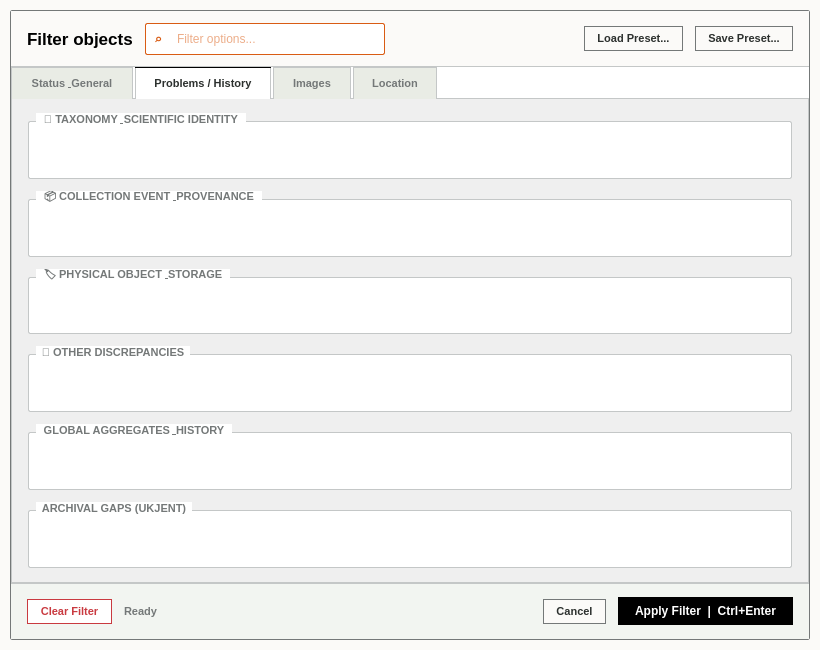
<?xml version="1.0" encoding="UTF-8"?>
<ui version="4.0">
 <class>FilterDialog</class>
 <widget class="QDialog" name="FilterDialog">
  <property name="geometry">
   <rect>
    <x>0</x>
    <y>0</y>
    <width>820</width>
    <height>650</height>
   </rect>
  </property>
  <property name="minimumSize">
   <size>
    <width>720</width>
    <height>540</height>
   </size>
  </property>
  <property name="windowTitle">
   <string>Filter objects</string>
  </property>
  <property name="styleSheet">
   <string notr="true">/* =========================================
   Arbor Filter Dialog Design System Stylesheet
   ========================================= */

QDialog#FilterDialog {
    background-color: #fbfaf8;
    color: #2c302e;
    font-family: 'Segoe UI', 'Inter', -apple-system, sans-serif;
}

QFrame#card_frame {
    background-color: #ffffff;
    border: 1px solid #747878;
    border-radius: 2px;
}

QFrame#header_frame {
    background-color: #fbfaf8;
    border-bottom: 1px solid #c4c7c7;
}

QFrame#footer_frame {
    background-color: #f2f5f1;
    border-top: 1px solid #c4c7c7;
}

QFrame#frame_search {
    background-color: #ffffff;
    border: 1px solid #d95c14;
    border-radius: 2px;
}

QLineEdit#input_filter_search {
    background-color: transparent;
    border: none;
    color: #d95c14;
    font-family: 'Segoe UI', 'Inter', -apple-system, sans-serif;
    font-size: 12px;
}

QLineEdit {
    background-color: #ffffff;
    color: #2c302e;
    border: 1px solid #747878;
    border-radius: 0px;
    padding: 5px 8px;
    font-family: 'Segoe UI', 'Inter', -apple-system, sans-serif;
    font-size: 12px;
}

QLineEdit:focus {
    border: 1px solid #000000;
}

QPushButton {
    background-color: #fbfaf8;
    color: #2c302e;
    border: 1px solid #747878;
    border-radius: 0px;
    padding: 5px 12px;
    font-family: 'Courier New', 'JetBrains Mono', monospace;
    font-size: 11px;
    font-weight: bold;
}

QPushButton:hover {
    background-color: #e9ece5;
}

QPushButton:pressed {
    background-color: #e9ece5;
}

QPushButton#btn_clear_filter {
    background-color: #ffffff;
    border: 1px solid #c93a40;
    color: #c93a40;
}

QPushButton#btn_clear_filter:hover {
    background-color: #e9ece5;
}

QPushButton#btn_apply_filter {
    background-color: #000000;
    border: 1px solid #000000;
    color: #ffffff;
    font-family: 'Segoe UI', 'Inter', -apple-system, sans-serif;
    font-size: 12px;
    font-weight: bold;
    padding: 6px 16px;
}

QPushButton#btn_apply_filter:hover {
    background-color: #2c302e;
}

QTabWidget::pane {
    border: 1px solid #c4c7c7;
    background-color: #ffffff;
    top: -1px;
}

QTabBar::tab {
    background: #e9ece5;
    color: #747878;
    padding: 8px 18px;
    border: 1px solid #c4c7c7;
    border-bottom: none;
    font-family: 'Courier New', 'JetBrains Mono', monospace;
    font-size: 11px;
    font-weight: bold;
    margin-right: 2px;
}

QTabBar::tab:selected {
    background: #ffffff;
    color: #2c302e;
    border-top: 1px solid #000000;
    border-bottom: 1px solid #ffffff;
}

QTabBar::tab:hover:!selected {
    background: #f2f5f1;
}

QGroupBox {
    font-family: 'Courier New', 'JetBrains Mono', monospace;
    font-size: 11px;
    font-weight: bold;
    color: #747878;
    border: 1px solid #c4c7c7;
    margin-top: 8px;
    padding-top: 14px;
    background-color: #ffffff;
    border-radius: 2px;
}

QGroupBox::title {
    subcontrol-origin: margin;
    subcontrol-position: top left;
    left: 8px;
    padding: 0 4px;
    background-color: #ffffff;
}

QScrollArea {
    border: none;
    background-color: transparent;
}

QScrollBar:vertical {
    border: none;
    background: #fbfaf8;
    width: 8px;
    margin: 0px;
}

QScrollBar::handle:vertical {
    background: #c4c7c7;
    min-height: 20px;
    border-radius: 2px;
}

QScrollBar::handle:vertical:hover {
    background: #747878;
}

QScrollBar::add-line:vertical, QScrollBar::sub-line:vertical {
    height: 0px;
}

QRadioButton {
    font-family: 'Courier New', 'JetBrains Mono', monospace;
    font-size: 11px;
    font-weight: bold;
    color: #2c302e;
    spacing: 6px;
}
</string>
  </property>
  <layout class="QVBoxLayout" name="root_layout">
   <property name="spacing">
    <number>0</number>
   </property>
   <property name="leftMargin">
    <number>10</number>
   </property>
   <property name="topMargin">
    <number>10</number>
   </property>
   <property name="rightMargin">
    <number>10</number>
   </property>
   <property name="bottomMargin">
    <number>10</number>
   </property>
   <item>
    <widget class="QFrame" name="card_frame">
     <property name="frameShape">
      <enum>QFrame::Shape::StyledPanel</enum>
     </property>
     <property name="frameShadow">
      <enum>QFrame::Shadow::Raised</enum>
     </property>
     <layout class="QVBoxLayout" name="card_layout">
      <property name="spacing">
       <number>0</number>
      </property>
      <property name="leftMargin">
       <number>0</number>
      </property>
      <property name="topMargin">
       <number>0</number>
      </property>
      <property name="rightMargin">
       <number>0</number>
      </property>
      <property name="bottomMargin">
       <number>0</number>
      </property>
      <item>
       <widget class="QFrame" name="header_frame">
        <property name="minimumSize">
         <size>
          <width>0</width>
          <height>56</height>
         </size>
        </property>
        <property name="maximumSize">
         <size>
          <width>16777215</width>
          <height>56</height>
         </size>
        </property>
        <property name="frameShape">
         <enum>QFrame::Shape::NoFrame</enum>
        </property>
        <layout class="QHBoxLayout" name="header_layout">
         <property name="spacing">
          <number>12</number>
         </property>
         <property name="leftMargin">
          <number>16</number>
         </property>
         <property name="topMargin">
          <number>8</number>
         </property>
         <property name="rightMargin">
          <number>16</number>
         </property>
         <property name="bottomMargin">
          <number>8</number>
         </property>
         <item>
          <widget class="QLabel" name="lbl_title">
           <property name="font">
            <font>
             <family>Segoe UI</family>
             <pointsize>13</pointsize>
             <bold>true</bold>
            </font>
           </property>
           <property name="text">
            <string>Filter objects</string>
           </property>
          </widget>
         </item>
         <item>
          <widget class="QFrame" name="frame_search">
           <property name="minimumSize">
            <size>
             <width>240</width>
             <height>32</height>
            </size>
           </property>
           <property name="maximumSize">
            <size>
             <width>320</width>
             <height>32</height>
            </size>
           </property>
           <layout class="QHBoxLayout" name="layout_search">
            <property name="spacing">
             <number>4</number>
            </property>
            <property name="leftMargin">
             <number>8</number>
            </property>
            <property name="topMargin">
             <number>0</number>
            </property>
            <property name="rightMargin">
             <number>8</number>
            </property>
            <property name="bottomMargin">
             <number>0</number>
            </property>
            <item>
             <widget class="QLabel" name="lbl_search_icon">
              <property name="styleSheet">
               <string notr="true">color: #d95c14; font-size: 14px; font-weight: bold;</string>
              </property>
              <property name="text">
               <string>⌕</string>
              </property>
             </widget>
            </item>
            <item>
             <widget class="QLineEdit" name="input_filter_search">
              <property name="placeholderText">
               <string>Filter options...</string>
              </property>
              <property name="clearButtonEnabled">
               <bool>true</bool>
              </property>
             </widget>
            </item>
           </layout>
          </widget>
         </item>
         <item>
          <spacer name="spacer_header">
           <property name="orientation">
            <enum>Qt::Orientation::Horizontal</enum>
           </property>
           <property name="sizeHint" stdset="0">
            <size>
             <width>40</width>
             <height>20</height>
            </size>
           </property>
          </spacer>
         </item>
         <item>
          <widget class="QPushButton" name="btn_load_preset">
           <property name="cursor">
            <cursorShape>PointingHandCursor</cursorShape>
           </property>
           <property name="text">
            <string>Load Preset...</string>
           </property>
          </widget>
         </item>
         <item>
          <widget class="QPushButton" name="btn_save_preset">
           <property name="cursor">
            <cursorShape>PointingHandCursor</cursorShape>
           </property>
           <property name="text">
            <string>Save Preset...</string>
           </property>
          </widget>
         </item>
        </layout>
       </widget>
      </item>
      <item>
       <widget class="QTabWidget" name="tabs_filter">
        <property name="currentIndex">
         <number>1</number>
        </property>
        <widget class="QWidget" name="tab_status">
         <attribute name="title">
          <string>Status &amp; General</string>
         </attribute>
         <layout class="QVBoxLayout" name="layout_tab_status">
          <property name="spacing">
           <number>12</number>
          </property>
          <property name="leftMargin">
           <number>16</number>
          </property>
          <property name="topMargin">
           <number>14</number>
          </property>
          <property name="rightMargin">
           <number>16</number>
          </property>
          <property name="bottomMargin">
           <number>14</number>
          </property>
          <item>
           <widget class="QFrame" name="frame_mode">
            <property name="styleSheet">
             <string notr="true">background-color: #f2f5f1; border: 1px solid #c4c7c7; border-radius: 2px;</string>
            </property>
            <layout class="QHBoxLayout" name="layout_mode">
             <property name="spacing">
              <number>16</number>
             </property>
             <property name="leftMargin">
              <number>12</number>
             </property>
             <property name="topMargin">
              <number>6</number>
             </property>
             <property name="rightMargin">
              <number>12</number>
             </property>
             <property name="bottomMargin">
              <number>6</number>
             </property>
             <item>
              <widget class="QLabel" name="lbl_mode_title">
               <property name="styleSheet">
                <string notr="true">font-family: 'Courier New', 'JetBrains Mono', monospace; font-size: 11px; font-weight: bold; color: #747878; border: none;</string>
               </property>
               <property name="text">
                <string>LOGIC MODE:</string>
               </property>
              </widget>
             </item>
             <item>
              <widget class="QRadioButton" name="radio_mode_and">
               <property name="cursor">
                <cursorShape>PointingHandCursor</cursorShape>
               </property>
               <property name="styleSheet">
                <string notr="true">border: none;</string>
               </property>
               <property name="text">
                <string>Match All (AND)</string>
               </property>
               <property name="checked">
                <bool>true</bool>
               </property>
              </widget>
             </item>
             <item>
              <widget class="QRadioButton" name="radio_mode_or">
               <property name="cursor">
                <cursorShape>PointingHandCursor</cursorShape>
               </property>
               <property name="styleSheet">
                <string notr="true">border: none;</string>
               </property>
               <property name="text">
                <string>Match Any (OR)</string>
               </property>
              </widget>
             </item>
             <item>
              <spacer name="spacer_mode">
               <property name="orientation">
                <enum>Qt::Orientation::Horizontal</enum>
               </property>
               <property name="sizeHint" stdset="0">
                <size>
                 <width>40</width>
                 <height>20</height>
                </size>
               </property>
              </spacer>
             </item>
            </layout>
           </widget>
          </item>
          <item>
           <layout class="QHBoxLayout" name="layout_status_cols">
            <property name="spacing">
             <number>16</number>
            </property>
            <item>
             <widget class="QGroupBox" name="group_processing_status">
              <property name="title">
               <string>PROCESSING STATUS</string>
              </property>
              <layout class="QVBoxLayout" name="layout_processing_status">
               <property name="spacing">
                <number>4</number>
               </property>
               <property name="leftMargin">
                <number>12</number>
               </property>
               <property name="topMargin">
                <number>12</number>
               </property>
               <property name="rightMargin">
                <number>12</number>
               </property>
               <property name="bottomMargin">
                <number>12</number>
               </property>
              </layout>
             </widget>
            </item>
            <item>
             <layout class="QVBoxLayout" name="layout_status_right">
              <property name="spacing">
               <number>12</number>
              </property>
              <item>
               <widget class="QGroupBox" name="group_metadata_presence">
                <property name="title">
                 <string>METADATA PRESENCE</string>
                </property>
                <layout class="QVBoxLayout" name="layout_metadata_presence">
                 <property name="spacing">
                  <number>4</number>
                 </property>
                 <property name="leftMargin">
                  <number>12</number>
                 </property>
                 <property name="topMargin">
                  <number>12</number>
                 </property>
                 <property name="rightMargin">
                  <number>12</number>
                 </property>
                 <property name="bottomMargin">
                  <number>12</number>
                 </property>
                </layout>
               </widget>
              </item>
              <item>
               <widget class="QGroupBox" name="group_old_taxonomy">
                <property name="title">
                 <string>TAXONOMY AUDIT LOG SEARCH</string>
                </property>
                <layout class="QVBoxLayout" name="layout_old_taxonomy">
                 <property name="spacing">
                  <number>8</number>
                 </property>
                 <property name="leftMargin">
                  <number>12</number>
                 </property>
                 <property name="topMargin">
                  <number>12</number>
                 </property>
                 <property name="rightMargin">
                  <number>12</number>
                 </property>
                 <property name="bottomMargin">
                  <number>12</number>
                 </property>
                 <item>
                  <widget class="QLineEdit" name="input_old_taxonomy">
                   <property name="placeholderText">
                    <string>Search previous taxon edits in log...</string>
                   </property>
                  </widget>
                 </item>
                </layout>
               </widget>
              </item>
              <item>
               <spacer name="spacer_status_right">
                <property name="orientation">
                 <enum>Qt::Orientation::Vertical</enum>
                </property>
                <property name="sizeHint" stdset="0">
                 <size>
                  <width>20</width>
                  <height>40</height>
                 </size>
                </property>
               </spacer>
              </item>
             </layout>
            </item>
           </layout>
          </item>
         </layout>
        </widget>
        <widget class="QWidget" name="tab_problems">
         <attribute name="title">
          <string>Problems / History</string>
         </attribute>
         <layout class="QVBoxLayout" name="layout_tab_problems">
          <property name="spacing">
           <number>0</number>
          </property>
          <property name="leftMargin">
           <number>0</number>
          </property>
          <property name="topMargin">
           <number>0</number>
          </property>
          <property name="rightMargin">
           <number>0</number>
          </property>
          <property name="bottomMargin">
           <number>0</number>
          </property>
          <item>
           <widget class="QScrollArea" name="scroll_problems">
            <property name="widgetResizable">
             <bool>true</bool>
            </property>
            <widget class="QWidget" name="scrollWidget_problems">
             <property name="geometry">
              <rect>
               <x>0</x>
               <y>0</y>
               <width>796</width>
               <height>481</height>
              </rect>
             </property>
             <layout class="QVBoxLayout" name="layout_scroll_problems">
              <property name="spacing">
               <number>12</number>
              </property>
              <property name="leftMargin">
               <number>16</number>
              </property>
              <property name="topMargin">
               <number>14</number>
              </property>
              <property name="rightMargin">
               <number>16</number>
              </property>
              <property name="bottomMargin">
               <number>14</number>
              </property>
              <item>
               <widget class="QGroupBox" name="group_tax_problems">
                <property name="title">
                 <string>🧬 TAXONOMY &amp; SCIENTIFIC IDENTITY</string>
                </property>
                <layout class="QVBoxLayout" name="layout_tax_problems">
                 <property name="spacing">
                  <number>4</number>
                 </property>
                 <property name="leftMargin">
                  <number>12</number>
                 </property>
                 <property name="topMargin">
                  <number>12</number>
                 </property>
                 <property name="rightMargin">
                  <number>12</number>
                 </property>
                 <property name="bottomMargin">
                  <number>12</number>
                 </property>
                </layout>
               </widget>
              </item>
              <item>
               <widget class="QGroupBox" name="group_col_problems">
                <property name="title">
                 <string>📦 COLLECTION EVENT &amp; PROVENANCE</string>
                </property>
                <layout class="QVBoxLayout" name="layout_col_problems">
                 <property name="spacing">
                  <number>4</number>
                 </property>
                 <property name="leftMargin">
                  <number>12</number>
                 </property>
                 <property name="topMargin">
                  <number>12</number>
                 </property>
                 <property name="rightMargin">
                  <number>12</number>
                 </property>
                 <property name="bottomMargin">
                  <number>12</number>
                 </property>
                </layout>
               </widget>
              </item>
              <item>
               <widget class="QGroupBox" name="group_phys_problems">
                <property name="title">
                 <string>🏷️ PHYSICAL OBJECT &amp; STORAGE</string>
                </property>
                <layout class="QVBoxLayout" name="layout_phys_problems">
                 <property name="spacing">
                  <number>4</number>
                 </property>
                 <property name="leftMargin">
                  <number>12</number>
                 </property>
                 <property name="topMargin">
                  <number>12</number>
                 </property>
                 <property name="rightMargin">
                  <number>12</number>
                 </property>
                 <property name="bottomMargin">
                  <number>12</number>
                 </property>
                </layout>
               </widget>
              </item>
              <item>
               <widget class="QGroupBox" name="group_other_problems">
                <property name="title">
                 <string>📝 OTHER DISCREPANCIES</string>
                </property>
                <layout class="QVBoxLayout" name="layout_other_problems">
                 <property name="spacing">
                  <number>4</number>
                 </property>
                 <property name="leftMargin">
                  <number>12</number>
                 </property>
                 <property name="topMargin">
                  <number>12</number>
                 </property>
                 <property name="rightMargin">
                  <number>12</number>
                 </property>
                 <property name="bottomMargin">
                  <number>12</number>
                 </property>
                </layout>
               </widget>
              </item>
              <item>
               <widget class="QGroupBox" name="group_global_problems">
                <property name="title">
                 <string>GLOBAL AGGREGATES &amp; HISTORY</string>
                </property>
                <layout class="QVBoxLayout" name="layout_global_problems">
                 <property name="spacing">
                  <number>4</number>
                 </property>
                 <property name="leftMargin">
                  <number>12</number>
                 </property>
                 <property name="topMargin">
                  <number>12</number>
                 </property>
                 <property name="rightMargin">
                  <number>12</number>
                 </property>
                 <property name="bottomMargin">
                  <number>12</number>
                 </property>
                </layout>
               </widget>
              </item>
              <item>
               <widget class="QGroupBox" name="group_unknown_problems">
                <property name="title">
                 <string>ARCHIVAL GAPS (UKJENT)</string>
                </property>
                <layout class="QVBoxLayout" name="layout_unknown_problems">
                 <property name="spacing">
                  <number>4</number>
                 </property>
                 <property name="leftMargin">
                  <number>12</number>
                 </property>
                 <property name="topMargin">
                  <number>12</number>
                 </property>
                 <property name="rightMargin">
                  <number>12</number>
                 </property>
                 <property name="bottomMargin">
                  <number>12</number>
                 </property>
                </layout>
               </widget>
              </item>
             </layout>
            </widget>
           </widget>
          </item>
         </layout>
        </widget>
        <widget class="QWidget" name="tab_images">
         <attribute name="title">
          <string>Images</string>
         </attribute>
         <layout class="QVBoxLayout" name="layout_tab_images">
          <property name="spacing">
           <number>12</number>
          </property>
          <property name="leftMargin">
           <number>16</number>
          </property>
          <property name="topMargin">
           <number>14</number>
          </property>
          <property name="rightMargin">
           <number>16</number>
          </property>
          <property name="bottomMargin">
           <number>14</number>
          </property>
          <item>
           <widget class="QGroupBox" name="group_images_checklist">
            <property name="title">
             <string>IMAGES CHECKLIST</string>
            </property>
            <layout class="QVBoxLayout" name="layout_images_checklist">
             <property name="spacing">
              <number>4</number>
             </property>
             <property name="leftMargin">
              <number>12</number>
             </property>
             <property name="topMargin">
              <number>12</number>
             </property>
             <property name="rightMargin">
              <number>12</number>
             </property>
             <property name="bottomMargin">
              <number>12</number>
             </property>
            </layout>
           </widget>
          </item>
          <item>
           <widget class="QGroupBox" name="group_images_info">
            <property name="title">
             <string>IMAGE REPOSITORY RESOLUTION</string>
            </property>
            <layout class="QVBoxLayout" name="layout_images_info">
             <property name="spacing">
              <number>6</number>
             </property>
             <property name="leftMargin">
              <number>12</number>
             </property>
             <property name="topMargin">
              <number>12</number>
             </property>
             <property name="rightMargin">
              <number>12</number>
             </property>
             <property name="bottomMargin">
              <number>12</number>
             </property>
             <item>
              <widget class="QLabel" name="lbl_image_mode_info">
               <property name="styleSheet">
                <string notr="true">color: #747878; font-size: 12px; line-height: 18px;</string>
               </property>
               <property name="text">
                <string>Active Mode: Online repository
Image presence queries resolve against local image folders or online image URLs based on project setup.</string>
               </property>
               <property name="wordWrap">
                <bool>true</bool>
               </property>
              </widget>
             </item>
            </layout>
           </widget>
          </item>
          <item>
           <spacer name="spacer_images">
            <property name="orientation">
             <enum>Qt::Orientation::Vertical</enum>
            </property>
            <property name="sizeHint" stdset="0">
             <size>
              <width>20</width>
              <height>40</height>
             </size>
            </property>
           </spacer>
          </item>
         </layout>
        </widget>
        <widget class="QWidget" name="tab_location">
         <attribute name="title">
          <string>Location</string>
         </attribute>
         <layout class="QVBoxLayout" name="layout_tab_location">
          <property name="spacing">
           <number>0</number>
          </property>
          <property name="leftMargin">
           <number>0</number>
          </property>
          <property name="topMargin">
           <number>0</number>
          </property>
          <property name="rightMargin">
           <number>0</number>
          </property>
          <property name="bottomMargin">
           <number>0</number>
          </property>
          <item>
           <widget class="QScrollArea" name="scroll_location">
            <property name="widgetResizable">
             <bool>true</bool>
            </property>
            <widget class="QWidget" name="scrollWidget_location">
             <property name="geometry">
              <rect>
               <x>0</x>
               <y>0</y>
               <width>279</width>
               <height>250</height>
              </rect>
             </property>
             <layout class="QVBoxLayout" name="layout_scroll_location">
              <property name="spacing">
               <number>12</number>
              </property>
              <property name="leftMargin">
               <number>16</number>
              </property>
              <property name="topMargin">
               <number>14</number>
              </property>
              <property name="rightMargin">
               <number>16</number>
              </property>
              <property name="bottomMargin">
               <number>14</number>
              </property>
              <item>
               <widget class="QGroupBox" name="group_location_criteria">
                <property name="title">
                 <string>LOCATION FIELDS &amp; STORAGE CRITERIA</string>
                </property>
                <layout class="QVBoxLayout" name="layout_location_criteria">
                 <property name="spacing">
                  <number>10</number>
                 </property>
                 <property name="leftMargin">
                  <number>14</number>
                 </property>
                 <property name="topMargin">
                  <number>14</number>
                 </property>
                 <property name="rightMargin">
                  <number>14</number>
                 </property>
                 <property name="bottomMargin">
                  <number>14</number>
                 </property>
                 <item>
                  <layout class="QHBoxLayout" name="row_loc_building">
                   <property name="spacing">
                    <number>12</number>
                   </property>
                   <item>
                    <widget class="QLabel" name="lbl_loc_building">
                     <property name="minimumSize">
                      <size>
                       <width>140</width>
                       <height>0</height>
                      </size>
                     </property>
                     <property name="maximumSize">
                      <size>
                       <width>140</width>
                       <height>16777215</height>
                      </size>
                     </property>
                     <property name="styleSheet">
                      <string notr="true">font-family: 'Courier New', 'JetBrains Mono', monospace; font-size: 11px; font-weight: bold; color: #2c302e;</string>
                     </property>
                     <property name="text">
                      <string>Building</string>
                     </property>
                    </widget>
                   </item>
                   <item>
                    <widget class="QLineEdit" name="input_loc_building">
                     <property name="placeholderText">
                      <string>Filter by building...</string>
                     </property>
                     <property name="clearButtonEnabled">
                      <bool>true</bool>
                     </property>
                    </widget>
                   </item>
                  </layout>
                 </item>
                 <item>
                  <layout class="QHBoxLayout" name="row_loc_floor">
                   <property name="spacing">
                    <number>12</number>
                   </property>
                   <item>
                    <widget class="QLabel" name="lbl_loc_floor">
                     <property name="minimumSize">
                      <size>
                       <width>140</width>
                       <height>0</height>
                      </size>
                     </property>
                     <property name="maximumSize">
                      <size>
                       <width>140</width>
                       <height>16777215</height>
                      </size>
                     </property>
                     <property name="styleSheet">
                      <string notr="true">font-family: 'Courier New', 'JetBrains Mono', monospace; font-size: 11px; font-weight: bold; color: #2c302e;</string>
                     </property>
                     <property name="text">
                      <string>Floor</string>
                     </property>
                    </widget>
                   </item>
                   <item>
                    <widget class="QLineEdit" name="input_loc_floor">
                     <property name="placeholderText">
                      <string>Filter by floor...</string>
                     </property>
                     <property name="clearButtonEnabled">
                      <bool>true</bool>
                     </property>
                    </widget>
                   </item>
                  </layout>
                 </item>
                 <item>
                  <layout class="QHBoxLayout" name="row_loc_cabinet">
                   <property name="spacing">
                    <number>12</number>
                   </property>
                   <item>
                    <widget class="QLabel" name="lbl_loc_cabinet">
                     <property name="minimumSize">
                      <size>
                       <width>140</width>
                       <height>0</height>
                      </size>
                     </property>
                     <property name="maximumSize">
                      <size>
                       <width>140</width>
                       <height>16777215</height>
                      </size>
                     </property>
                     <property name="styleSheet">
                      <string notr="true">font-family: 'Courier New', 'JetBrains Mono', monospace; font-size: 11px; font-weight: bold; color: #2c302e;</string>
                     </property>
                     <property name="text">
                      <string>Cabinet</string>
                     </property>
                    </widget>
                   </item>
                   <item>
                    <widget class="QLineEdit" name="input_loc_cabinet">
                     <property name="placeholderText">
                      <string>Filter by cabinet...</string>
                     </property>
                     <property name="clearButtonEnabled">
                      <bool>true</bool>
                     </property>
                    </widget>
                   </item>
                  </layout>
                 </item>
                 <item>
                  <layout class="QHBoxLayout" name="row_loc_drawer">
                   <property name="spacing">
                    <number>12</number>
                   </property>
                   <item>
                    <widget class="QLabel" name="lbl_loc_drawer">
                     <property name="minimumSize">
                      <size>
                       <width>140</width>
                       <height>0</height>
                      </size>
                     </property>
                     <property name="maximumSize">
                      <size>
                       <width>140</width>
                       <height>16777215</height>
                      </size>
                     </property>
                     <property name="styleSheet">
                      <string notr="true">font-family: 'Courier New', 'JetBrains Mono', monospace; font-size: 11px; font-weight: bold; color: #2c302e;</string>
                     </property>
                     <property name="text">
                      <string>Drawer</string>
                     </property>
                    </widget>
                   </item>
                   <item>
                    <widget class="QLineEdit" name="input_loc_drawer">
                     <property name="placeholderText">
                      <string>Filter by drawer...</string>
                     </property>
                     <property name="clearButtonEnabled">
                      <bool>true</bool>
                     </property>
                    </widget>
                   </item>
                  </layout>
                 </item>
                </layout>
               </widget>
              </item>
              <item>
               <spacer name="spacer_location">
                <property name="orientation">
                 <enum>Qt::Orientation::Vertical</enum>
                </property>
                <property name="sizeHint" stdset="0">
                 <size>
                  <width>20</width>
                  <height>40</height>
                 </size>
                </property>
               </spacer>
              </item>
             </layout>
            </widget>
           </widget>
          </item>
         </layout>
        </widget>
       </widget>
      </item>
      <item>
       <widget class="QFrame" name="footer_frame">
        <property name="minimumSize">
         <size>
          <width>0</width>
          <height>56</height>
         </size>
        </property>
        <property name="maximumSize">
         <size>
          <width>16777215</width>
          <height>56</height>
         </size>
        </property>
        <property name="frameShape">
         <enum>QFrame::Shape::NoFrame</enum>
        </property>
        <layout class="QHBoxLayout" name="footer_layout">
         <property name="spacing">
          <number>12</number>
         </property>
         <property name="leftMargin">
          <number>16</number>
         </property>
         <property name="topMargin">
          <number>8</number>
         </property>
         <property name="rightMargin">
          <number>16</number>
         </property>
         <property name="bottomMargin">
          <number>8</number>
         </property>
         <item>
          <widget class="QPushButton" name="btn_clear_filter">
           <property name="cursor">
            <cursorShape>PointingHandCursor</cursorShape>
           </property>
           <property name="text">
            <string>Clear Filter</string>
           </property>
          </widget>
         </item>
         <item>
          <widget class="QLabel" name="lbl_matched_count">
           <property name="styleSheet">
            <string notr="true">font-family: 'Courier New', 'JetBrains Mono', monospace; font-size: 11px; color: #747878; font-weight: bold;</string>
           </property>
           <property name="text">
            <string>Ready</string>
           </property>
          </widget>
         </item>
         <item>
          <spacer name="spacer_footer">
           <property name="orientation">
            <enum>Qt::Orientation::Horizontal</enum>
           </property>
           <property name="sizeHint" stdset="0">
            <size>
             <width>40</width>
             <height>20</height>
            </size>
           </property>
          </spacer>
         </item>
         <item>
          <widget class="QPushButton" name="btn_cancel">
           <property name="cursor">
            <cursorShape>PointingHandCursor</cursorShape>
           </property>
           <property name="text">
            <string>Cancel</string>
           </property>
          </widget>
         </item>
         <item>
          <widget class="QPushButton" name="btn_apply_filter">
           <property name="cursor">
            <cursorShape>PointingHandCursor</cursorShape>
           </property>
           <property name="text">
            <string>Apply Filter  |  Ctrl+Enter</string>
           </property>
          </widget>
         </item>
        </layout>
       </widget>
      </item>
     </layout>
    </widget>
   </item>
  </layout>
 </widget>
 <resources/>
 <connections/>
</ui>
